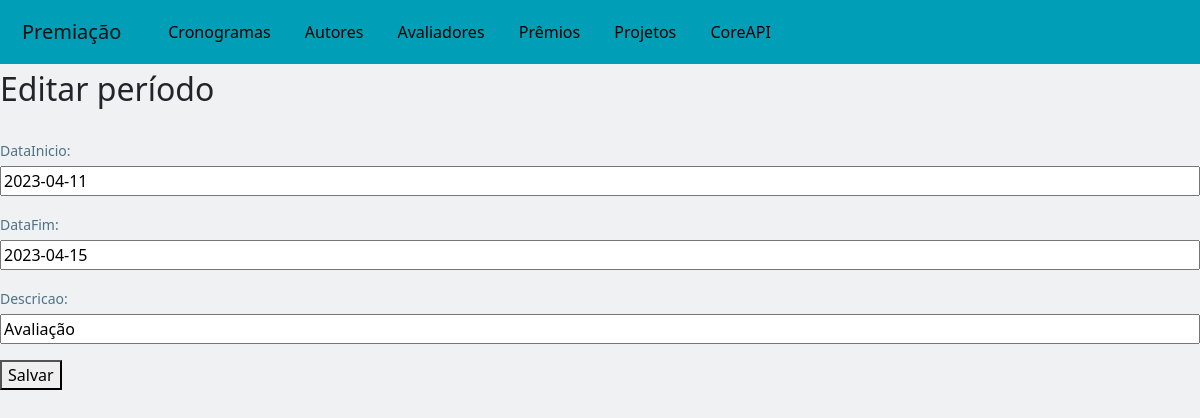
The app's page /teste/alterarCronograma/2 with its own data.
### teste/models.py (models this page shows, shortened)
class Cronograma(models.Model):
    dataInicio = models.DateField()
    dataFim = models.DateField()
    descricao = models.CharField(max_length=200)

### teste/views.py (the view, shortened to what this page needs)
# urls.py: path('alterarCronograma/<int:id>', views.alterarCronograma, name='alterarCronograma'),
def alterarCronograma(request, id):
    cronograma = Cronograma.objects.get(id=id)
    form = CronogramaForm(instance=cronograma)
    if request.method == 'GET':
        return render(request, 'Cronograma/alterar_cronograma.html',
                      {'form': form, 'cronograma': cronograma})

### teste/forms.py
class CronogramaForm(ModelForm):
    class Meta:
        model = Cronograma
        fields = "__all__"

### teste/templates/Cronograma/alterar_cronograma.html (shortened to what this page needs)
{% extends "template.html" %}
{% block content %}
<div class="">
    <h2>Editar período</h2>
    <form action="{% url 'alterarCronograma' cronograma.id %}" method="POST" class="form">
        {{ form.as_p }}
        <button type="submit">Salvar</button>
    </form>
</div>
{% endblock %}

### teste/static/css/styles.css (style rules this page uses)
body { background-color: #EFF1F3; }
h2 { margin-bottom: 30px!important; }
label { width: 100%!important; margin-bottom: 5px!important; font-size: 14px!important; font-weight: 500; color: #4e7287; }
input { width: 100%!important; }

### records on screen
Cronograma: dataInicio "2023-04-11", dataFim "2023-04-15", descricao "Avaliação"
